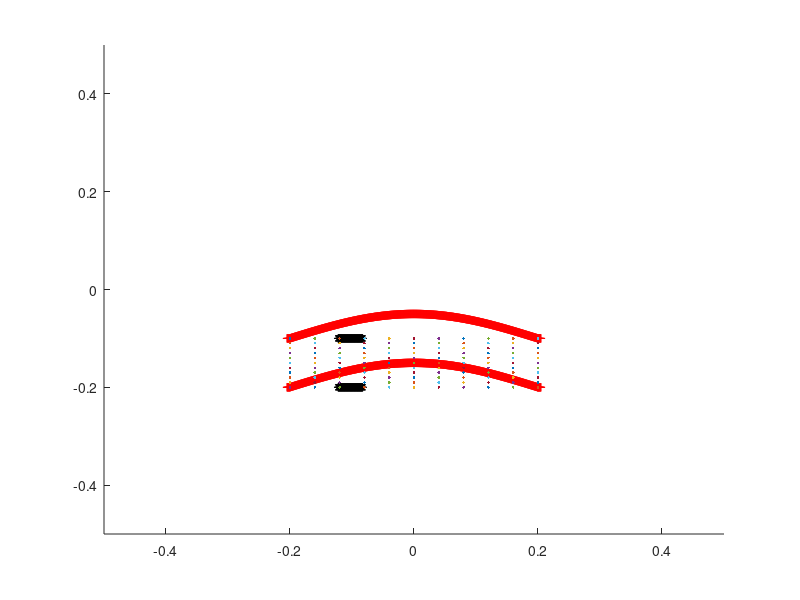

This chart was generated by the following MATLAB code:
clear all
close all

L = 1;                              % length of computational domain (m)
N = 1024;                            % number of Cartesian grid meshwidths at the finest level of the AMR grid
dx = L/N;                           % Cartesian mesh width (m)
ds = L/(2*N);                       % space between boundary points in straight tube
amp = 0.05;
%%%%%%%%%%%%%%%%%%%%%%%%%%%%%%%%%%%%%%%%%%%%%%%%%%%
%%%%%%%%%%%%%%%%%%%%%%%%%%%%%%%%%%%%%%%%%%%%%%%%%%%
%Parameters for the racetrack

Let = 0.4;                          % Length of elastic tube (m)
Nend = 10;                          % Number of rigid points on each end of elastic section
Lt = Let+2*Nend*ds;                 % Length of straight section with three rigid points on each end
Llong = 0.10;                        % Lenght of long end of the tube

diameter = 0.1;                     % diameter of the tube
R2 = 0.1;                           % radius of inner wall
R1 = R2+diameter;                   % radius of outer wall

Nstraight = 2*ceil(Lt/ds);          % number of points along each straight section
%Ncurve = 2*ceil(pi*R1/ds);          % number of points along each curved section
Nrace = 4*ceil(Llong/ds);         % number of points making up the racetrack part
%Nrace = Nstraight+2*Ncurve;         % number of points making up the racetrack part
%dtheta = pi/(Ncurve/2);             % angle increment for drawing curved edges

mesh_name = 'heart_';               % structure name

centery = 0;                        % y-position of center of curved sections
centerx1 = -0.5*Lt;                 % x-position of center of left curved section
centerx2 = 0.5*Lt;                  % x-position of center of right curved section

%%%%%%%%%%%%%%%%%%%%%%%%%%%%%%%%%%%%%%%%%%%%%%%%%%%%%%%%%%
%%%%%%%%%%%%%%%%%%%%%%%%%%%%%%%%%%%%%%%%%%%%%%%%%%%%%%%%%
% Parameters for the pericardium
Dp = 2*diameter;                    %diameter of the pericardium
Nperi = 2*ceil((Dp-diameter)/ds);  % number of boundary points along the sides of the pericardium
Nperitot = Nperi + Nstraight;       % total number of pericardium points

%%%%%%%%%%%%%%%%%%%%%%%%%%%%%%%%%%%%%%%%%%%%%%%%%%%%%%%%%%
%%%%%%%%%%%%%%%%%%%%%%%%%%%%%%%%%%%%%%%%%%%%%%%%%%%%%%%%%
% Parameters for the actuator
La = 0.04;                          % length of the actuator section
NLa = ceil(La/ds);                  % number of points along each actuator
Ca = 0.25*Lt;                       % center of the actuator section
NCa = ceil(ceil(Nstraight/2)*Ca/Lt); % index of the center point
Na1 = NCa - ceil(NLa/2);            % index of the starting point with respect to the elastic section
Na2 = Na1+NLa-1;                    % index of the ending point with respect to the elastic section

%%%%%%%%%%%%%%%%%%%%%%%%%%%%%%%%%%%%%%%%%%%
%%%%%%%%%%%%%%%%%%%%%%%%%%%%%%%%%%%%%%%%%%%
% parameters for markers
Nmarkersx = 11;                     %number of columns of markers
Nmarkersy = 11;                     %number of markers in each column
Nmarkers=Nmarkersx*Nmarkersy;       %total number of markers
dmx = Let/(Nmarkersx-1);            %space between markers in x-direction
dmy = diameter/(Nmarkersy-1);       %space between markers in y-direction


%%%%%%%%%%%%%%%%%%%%%%%%%%%%%%%%%%%%%%%%%%%
%%%%%%%%%%%%%%%%%%%%%%%%%%%%%%%%%%%%%%%%%%%
% material parameters
kappa_spring = 2.0e0;               % spring constant (Newton)
kappa_beam = 5.0e-1;                 % beam stiffness constant (Newton m^2)
kappa_target = kappa_spring;        % target point penalty spring constant (Newton)


%%%%%%%%%%%%%
% Plotting things 

figure(1)
hold on

%%%%%%%%%%%%%%%%%%%%%%%%%%%%%%%%%%%%%%%%%%%%%%%%%%%%%%%%%%%%%%%%%%%%%%%%%%%%%%%%
%%%%%%%%%%%%%%%%%%%%%%%%%%%%%%
% Make the elastic section of the tube FREE VIBRATIONS
% Write out the vertex information - For free vibration testing.


vertex_fid = fopen([mesh_name 'tube_' num2str(N) '.vertex'], 'w');
fprintf(vertex_fid, '%d\n', Nstraight);


%top part - end points section 1
for i=1:Nend,
    ytop = centery-R2;      
    xtop = -Lt/2+(i-1)*ds;
    plot(xtop,ytop,'r-+')
    hold on
    axis([-0.5 0.5 -0.5 0.5])
    fprintf(vertex_fid, '%1.16e %1.16e\n', xtop, ytop);
end

%top part - "straight" section
for i=(Nend+1):ceil(Nstraight/2)-Nend,
    ytop = centery-R2+amp*sin((i-(Nend))*pi/(Nstraight/2-2*Nend)); 
    xtop = -Lt/2+(i-1)*ds;
    plot(xtop,ytop,'r-+')
    axis([-0.5 0.5 -0.5 0.5])
    fprintf(vertex_fid, '%1.16e %1.16e\n', xtop, ytop);
end

%top part - end points section 2
for i=ceil(Nstraight/2)-Nend+1:ceil(Nstraight/2),
    ytop = centery-R2;        
    xtop = -Lt/2+(i-1)*ds;
    plot(xtop,ytop,'r-+')
    axis([-0.5 0.5 -0.5 0.5])
    fprintf(vertex_fid, '%1.16e %1.16e\n', xtop, ytop);
end

%bottom part - end points section 1
for i=ceil(Nstraight/2)+1:ceil(Nstraight/2)+1+Nend,
    ybot = centery-R1;               
    xbot = -Lt/2+(i-ceil(Nstraight/2)-1)*ds;
    plot(xbot,ybot,'r-+')
    fprintf(vertex_fid, '%1.16e %1.16e\n', xbot, ybot);
end

%bottom part - "straight" section
for i=ceil(Nstraight/2)+2+Nend:Nstraight-Nend,
    ybot = centery-R1+amp*sin((i-(Nend+ceil(Nstraight/2)))*pi/(Nstraight/2-2*Nend)); 
    xbot = -Lt/2+(i-ceil(Nstraight/2)-1)*ds;
    plot(xbot,ybot,'r-+')
    fprintf(vertex_fid, '%1.16e %1.16e\n', xbot, ybot);
end

%bottom part - end points section 2
for i=Nstraight-Nend:Nstraight,
    ybot = centery-R1;             
    xbot = -Lt/2+(i-ceil(Nstraight/2)-1)*ds;
    plot(xbot,ybot,'r-+')
    fprintf(vertex_fid, '%1.16e %1.16e\n', xbot, ybot);
end

fclose(vertex_fid);

%%%%%%%%%%%%%%%%%%%%%%%%%%%%%%%%%%%%%%%%%%%%%%%%%%%%%%%%%%%%%%%%%%%%%%%%%%%%%%%%
%%%%%%%%%%%%%%%%%%%%%%%%%%%%%%
% Make the elastic section of the tube FOR REGULAR SIMULATIONS
% Write out the vertex information
% 
% vertex_fid = fopen([mesh_name 'tube_' num2str(N) '.vertex'], 'w');
% fprintf(vertex_fid, '%d\n', Nstraight);
% 
% %top part
% for i=1:ceil(Nstraight/2),
%     ytop = centery-R2;
%     xtop = -Lt/2+(i-1)*ds;
%     plot(xtop,ytop,'r-+')
%     fprintf(vertex_fid, '%1.16e %1.16e\n', xtop, ytop);
% end
% 
% %bottom part
% for i=ceil(Nstraight/2)+1:Nstraight,
%     ybot = centery-R1;
%     xbot = -Lt/2+(i-ceil(Nstraight/2)-1)*ds;
%     plot(xbot,ybot,'r-+')
%     fprintf(vertex_fid, '%1.16e %1.16e\n', xbot, ybot);
% end
% fclose(vertex_fid);

%%%%%%%%%%%%%%%%%%%%%%%%%%%%%%%%%%%%%%%%%%%%%%%%%%%%%%%%%%%%%%%%%%%%%%%%%%%%%%%%
%%%%%%%%%%%%%%%%%%%%%%%%%%%%%%
% actuator part
% Write out the vertex information

%top part
vertex_fid = fopen(['actuator_top_' num2str(N) '.vertex'], 'w');
fprintf(vertex_fid, '%d\n', NLa);

for i=Na1:Na2,
    ytop = centery-R2;
    xtop = -Lt/2+i*ds;
    plot(xtop,ytop,'k*')
    fprintf(vertex_fid, '%1.16e %1.16e\n', xtop, ytop);
end
fclose(vertex_fid);

%bottom part
vertex_fid = fopen(['actuator_bot_' num2str(N) '.vertex'], 'w');
fprintf(vertex_fid, '%d\n', NLa);

for i=Na1:Na2,
    ybot = centery-R1;
    xbot = -Lt/2+i*ds;
    plot(xbot,ybot,'k*')
    fprintf(vertex_fid, '%1.16e %1.16e\n', xbot, ybot);
end
fclose(vertex_fid);

%%%%%%%%%%%%%%%%%%%%%%%%%%%%%%%%%%%%%%%%%%%%%%%%%%%%%%%%%%%%%%%%%%%%%%%%%%%%%%%%
%%%%%%%%%%%%%%%%%%%%%%%%%%%%%%
% Race track part
% Write out the vertex information

vertex_fid = fopen([mesh_name 'race_' num2str(N) '.vertex'], 'w');
fprintf(vertex_fid, '%d\n', Nrace);

%right curved part of NO racetrack
for i=1:ceil(Nrace/4),
    ytop = centery-R2;
    xtop = Lt/2+i*ds;
    plot(xtop,ytop,'b-')
    fprintf(vertex_fid, '%1.16e %1.16e\n', xtop, ytop);
end

for i=1:ceil(Nrace/4),
    ybot = centery-R1;
    xbot = Lt/2+i*ds;
    plot(xbot,ybot,'b-')
    fprintf(vertex_fid, '%1.16e %1.16e\n', xbot, ybot);
end


%left curved part of MO racetrack
for i=1:ceil(Nrace/4),
    ytop = centery-R2;
    xtop = -Lt/2-i*ds;
    plot(xtop,ytop,'b-')
    fprintf(vertex_fid, '%1.16e %1.16e\n', xtop, ytop);
end

for i=1:ceil(Nrace/4),
    ybot = centery-R1;
    xbot = -Lt/2-i*ds;
    plot(xbot,ybot,'b-')
    fprintf(vertex_fid, '%1.16e %1.16e\n', xbot, ybot);
end
fclose(vertex_fid);


%%%%%%%%%%%%%%%%%%%%%%%%%%%%%%%%%%%%%%%%%%%%%%%%%%%%%%%%%%%%%%%%%%%%%%%%%%%%%%%%
%%%%%%%%%%%%%%%%%%%%%%%%%%%%%%
% Make markers as vertices with no material properties

vertex_fid = fopen(['markers_' num2str(N) '.vertex'], 'w');
fprintf(vertex_fid, '%d\n', Nmarkers);

%top part
for i=0:Nmarkersx-1,
    for j=0:Nmarkersy-1,
        y = centery-R2-j*dmy;
        x = -Let/2+i*dmx;
    fprintf(vertex_fid, '%1.16e %1.16e\n', x, y);
    plot(x,y)
    end
end
fclose(vertex_fid);


%%%%%%%%%%%%%%%%%%%%%%%%%%%%%%%%%%%%%%%%%%%%%%%%%%%%%%%%%%%%%%%%%%%%%%%%%%%%%%%%
%%%%%%%%%%%%%%%%%%%%%%%%%%%%%%%%%%%%%%%%%%%%%%%%%%%%%%%%%%%%%%%%%%%%%%%%
% Pericardium
% Write out the vertex information
% 
% vertex_fid = fopen([mesh_name 'peri_' num2str(N) '.vertex'], 'w');
% fprintf(vertex_fid, '%d\n', Nperitot);
% 
% % make the top and bottom of the pericardium
% for i=1:ceil(Nstraight/2),
%     ytop = centery-(R2-(Dp-diameter)/2);
%     xtop = -Lt/2+(i-1)*ds;
%     fprintf(vertex_fid, '%1.16e %1.16e\n', xtop, ytop);
% end
% 
% for i=ceil(Nstraight/2)+1:Nstraight,
%     ybot = centery-R1-(Dp-diameter)/2;
%     xbot = -Lt/2+(i-ceil(Nstraight/2)-1)*ds;
%     fprintf(vertex_fid, '%1.16e %1.16e\n', xbot, ybot);
% end
% 
% % make the four side pieces
% for i=Nstraight+1:Nstraight+ceil(Nperi/4),
%     y = centery-(R1+(Dp-diameter)/2)+(i-Nstraight-1)*ds;
%     x = -Lt/2;
%     fprintf(vertex_fid, '%1.16e %1.16e\n', x, y);
% end
% 
% for i=Nstraight+ceil(Nperi/4)+1:Nstraight+ceil(Nperi/2),
%     y = centery-R2+(i-Nstraight-ceil(Nperi/4)-1)*ds;
%     x = -Lt/2;
%     fprintf(vertex_fid, '%1.16e %1.16e\n', x, y);
% end
% 
% for i=Nstraight+ceil(Nperi/2)+1:Nstraight+ceil(3*Nperi/4),
%     y = centery-(R1+(Dp-diameter)/2)+(i-Nstraight-ceil(Nperi/2)-1)*ds;
%     x = Lt/2;
%     fprintf(vertex_fid, '%1.16e %1.16e\n', x, y);
% end
% 
% for i=Nstraight+ceil(3*Nperi/4)+1:Nperitot,
%     y = centery-R2+(i-Nstraight-ceil(3*Nperi/4)-1)*ds;
%     x = Lt/2;
%     fprintf(vertex_fid, '%1.16e %1.16e\n', x, y);
% end
% fclose(vertex_fid);


hold off

%%%%%%%%%%%%%%%%%%%%%%%%%%%%%%%%%%%%%%%%%%%%%%%%%%%%%%%%%%%%%%%%%%%%%%%%%%%%%%%%
%%%%%%%%%%%%%%%%%%%%%%%%%%%%%%%%%%%%%%%%%%%%%%%%%%%%%%%%%%%%%%%%%%%%%%%%%%%%%%%%
% Write out the spring information for the elastic section

spring_fid = fopen([mesh_name 'tube_' num2str(N) '.spring'], 'w');
fprintf(spring_fid, '%d\n', Nstraight-2);

%elastic part of tube
for i = 0:ceil(Nstraight/2)-2,
    fprintf(spring_fid, '%d %d %1.16e %1.16e\n', i, i+1, kappa_spring*ds/(ds^2), ds);
end

for i = ceil(Nstraight/2):Nstraight-2,
    fprintf(spring_fid, '%d %d %1.16e %1.16e\n', i, i+1, kappa_spring*ds/(ds^2), ds);
end

fclose(spring_fid);
%
% %%%%%%%%%%%%%%%%%%%%%%%%%%%%%%%%%%%%%%%%%%%%%%%%%%%%%%%%%%%%%%%%%%%%%%%%%%%%%%%%
% %%%%%%%%%%%%%%%%%%%%%%%%%%%%%%%%%%%%%%%%%%%%%%%%%%%%%%%%%%%%%%%%%%%%%%%%%%%%%%%%

% % Write out the beam information for the elastic section

beam_fid = fopen([mesh_name 'tube_' num2str(N) '.beam'], 'w');
fprintf(beam_fid, '%d\n', Nstraight-4);

%elastic part of tube
for i = 0:ceil(Nstraight/2)-3,
    fprintf(beam_fid, '%d %d %d %1.16e\n', i, i+1, i+2, kappa_beam*ds/(ds^4));
end

for i = ceil(Nstraight/2):Nstraight-3,
    fprintf(beam_fid, '%d %d %d %1.16e\n', i, i+1, i+2, kappa_beam*ds/(ds^4));
end
fclose(beam_fid);

%%%%%%%%%%%%%%%%%%%%%%%%%%%%%%%%%%%%%%%%%%%%%%%%%%%%%%%%%%%%%%%%%%%%%%%%%%%%%%%%
%%%%%%%%%%%%%%%%%%%%%%%%%%%%%%%%%%%%%%%%%%%%%%%%%%%%%%%%%%%%%%%%%%%%%%%%%%%%%%%%

% Write out the target point information for the ends of the elastic tube
target_fid = fopen([mesh_name 'tube_' num2str(N) '.target'], 'w');

fprintf(target_fid, '%d\n', 4*Nend);

for i = 0:Nend-1,
    fprintf(target_fid, '%d %1.16e\n', i, kappa_target*ds/(ds^2));
end

for i = ceil(Nstraight/2)-Nend:ceil(Nstraight/2)-1,
    fprintf(target_fid, '%d %1.16e\n', i, kappa_target*ds/(ds^2));
end

for i = ceil(Nstraight/2):ceil(Nstraight/2)+Nend-1,
    fprintf(target_fid, '%d %1.16e\n', i, kappa_target*ds/(ds^2));
end

for i = Nstraight-Nend:Nstraight-1,
    fprintf(target_fid, '%d %1.16e\n', i, kappa_target*ds/(ds^2));
end

fclose(target_fid);

%%%%%%%%%%%%%%%%%%%%%%%%%%%%%%%%%%%%%%%%%%%%%%%%%%%%%%%%%%%%%%%%%%%%%%%%%%%%%%%%
% Write out the target point information for the actuator

%top actuator
target_fid = fopen(['actuator_top_' num2str(N) '.target'], 'w');
fprintf(target_fid, '%d\n', NLa);

for i = 0:NLa-1,
    fprintf(target_fid, '%d %1.16e\n', i, kappa_target*ds/(ds^2));
end

fclose(target_fid);

%bottom actuator
target_fid = fopen(['actuator_bot_' num2str(N) '.target'], 'w');
fprintf(target_fid, '%d\n', NLa);

for i = 0:NLa-1,
    fprintf(target_fid, '%d %1.16e\n', i, kappa_target*ds/(ds^2));
end

fclose(target_fid);

%%%%%%%%%%%%%%%%%%%%%%%%%%%%%%%%%%%%%%%%%%%%%%%%%%%%%%%%%%%%%%%%%%%%%%%%%%%%%%%%
% Write out the target point information for the racetrack
target_fid = fopen([mesh_name 'norace_' num2str(N) '.target'], 'w');

fprintf(target_fid, '%d\n', Nrace);

for i = 0:Nrace-1,
    fprintf(target_fid, '%d %1.16e\n', i, kappa_target*ds/(ds^2));
end

fclose(target_fid);

%%%%%%%%%%%%%%%%%%%%%%%%%%%%%%%%%%%%%%%%%%%%%%%%%%%%%%%%%%%%%%%%%%%%%%%%%%%%%%%%
% Write out the target point information for the pericardium
% target_fid = fopen([mesh_name 'peri_' num2str(N) '.target'], 'w');
% 
% fprintf(target_fid, '%d\n', Nperitot);
% 
% for i = 0:Nperitot-1,
%     fprintf(target_fid, '%d %1.16e\n', i, kappa_target*ds/(ds^2));
% end
% 
% fclose(target_fid);

%%%%%%%%%%%%%%%%%%%%%%%%%%%%%%%%%%%%%%%%%%%%%%%%%%%%%%%%%%%%%%%%%%%%%%%%%%%%%%%%
